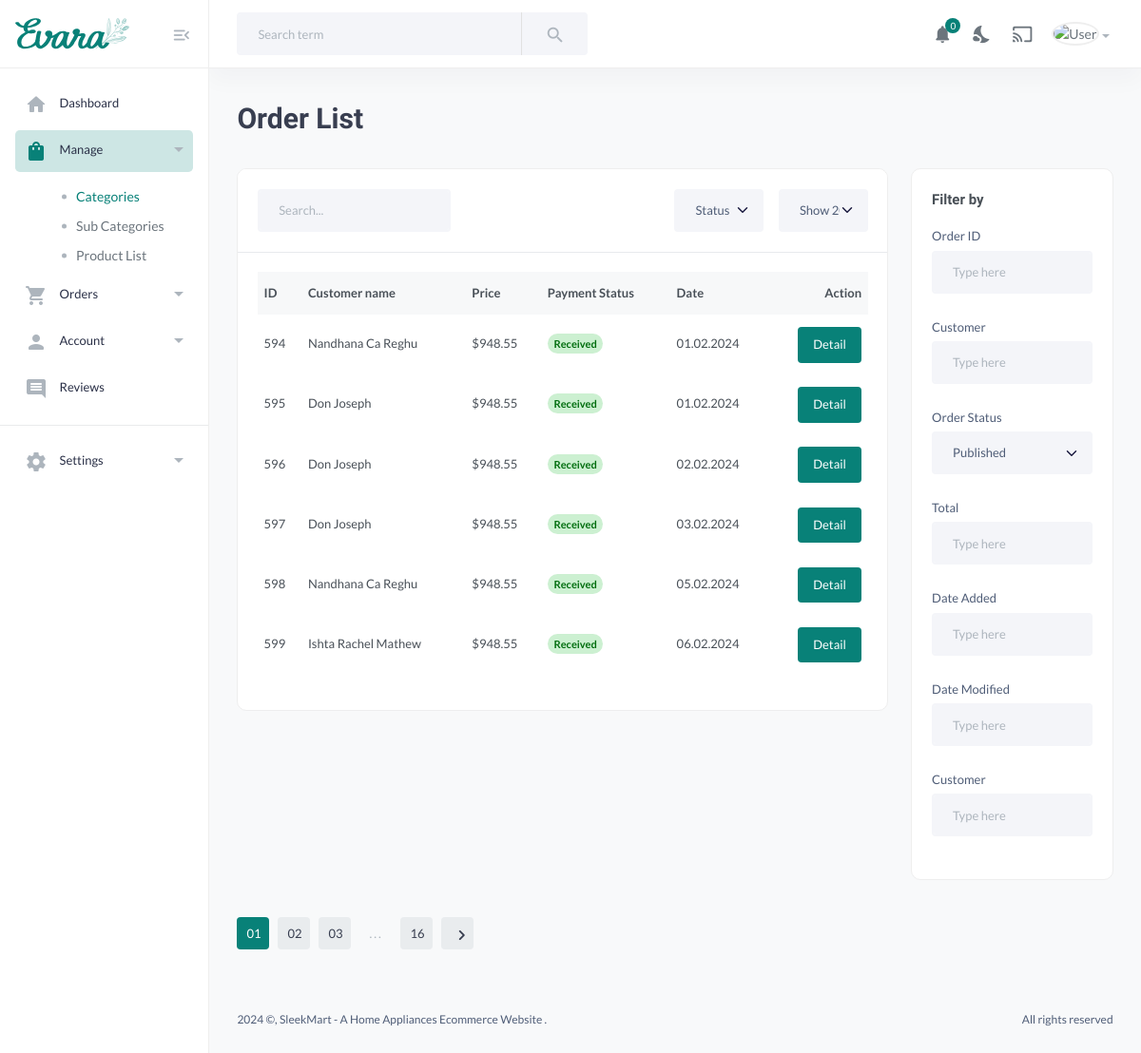
/orders/, run on an earlier commit of the app's database.
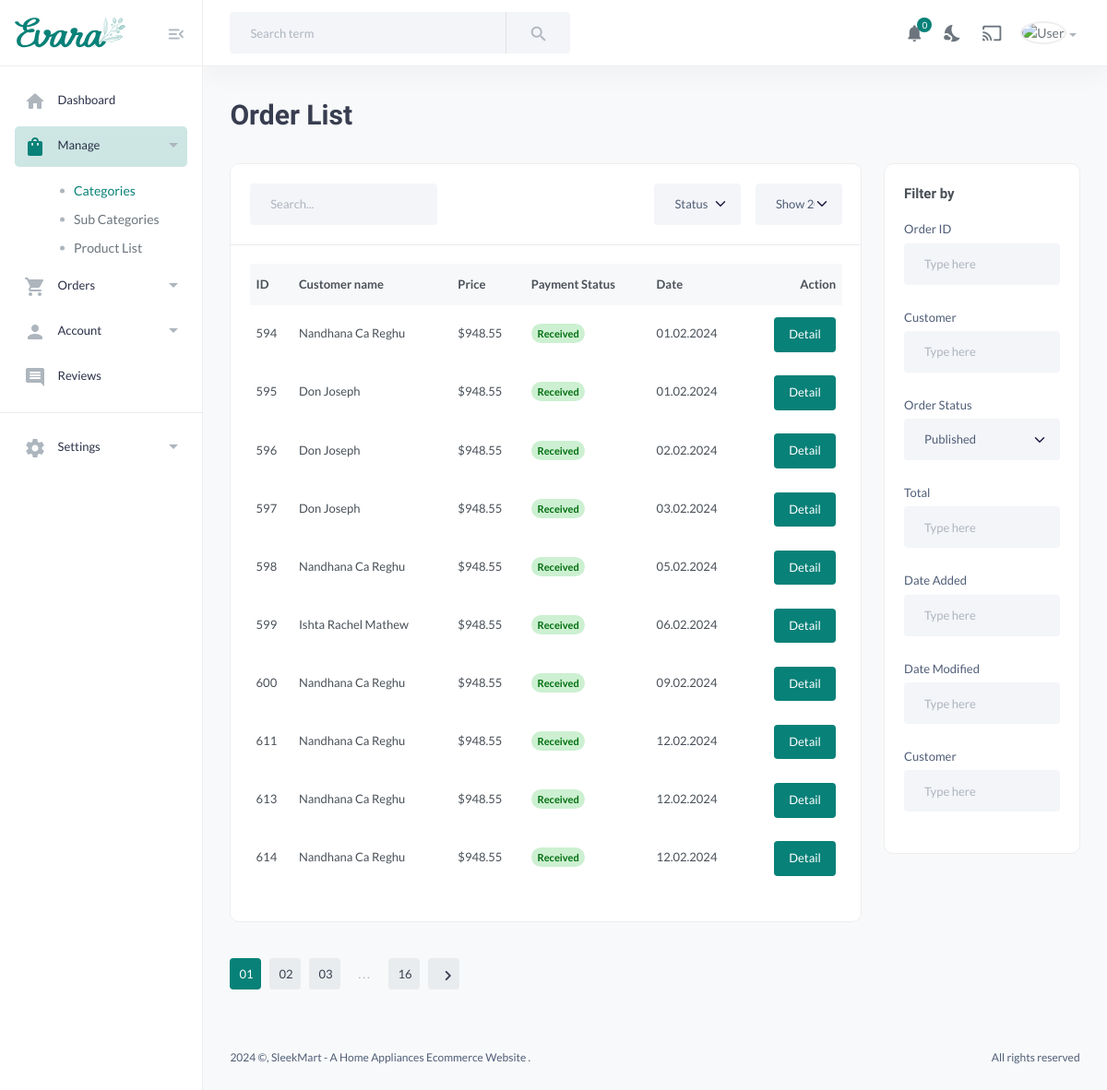
And on a later commit of the database.
### dashboard/models.py (models this page shows, shortened)
class Order(models.Model):
    class PaymentStatusChoices(models.TextChoices):
        PENDING = 'pending', 'Pending'
        SUCCESSFUL = 'successful', 'Successful'
        FAILED = 'failed', 'Failed'
    user = models.ForeignKey(CustomUser, on_delete=models.CASCADE, default=1)
    products = models.ManyToManyField(Product)
    total_price = models.DecimalField(max_digits=10, decimal_places=2, default=1)
    order_date = models.DateTimeField(auto_now_add=True)
    razorpay_order_id = models.CharField(max_length=255, default=1)
    payment_status = models.CharField(max_length=20, choices=PaymentStatusChoices.choices, default=PaymentStatusChoices.PENDING)

class CustomUser(AbstractBaseUser, PermissionsMixin):
    USER_ROLES = (
        ('customer', 'Customer'),
        ('seller', 'Seller'),
        ('admin', 'Admin'),
        ('delivery_agent', 'Delivery Agent'),
    )
    email = models.EmailField(unique=True)
    name = models.CharField(max_length=100,null=True, blank=True)
    mobile = models.CharField(max_length=15, blank=True, null=True)
    profile_pic = models.ImageField(upload_to='profile_pics/', blank=True, null=True)
    address = models.TextField(blank=True, null=True)
    is_active = models.BooleanField(default=True)
    is_staff = models.BooleanField(default=False)
    date_joined = models.DateTimeField(default=timezone.now)
    role = models.CharField(max_length=15, choices=USER_ROLES, blank=True, null=True,default='customer')
    objects = CustomUserManager()
    USERNAME_FIELD = 'email'
    REQUIRED_FIELDS = ['name']

### dashboard/views.py (the view)
# urls.py: path('orders/', views.orders, name='orders'),
def orders(request):
    successorders = Order.objects.filter(payment_status=Order.PaymentStatusChoices.SUCCESSFUL)
    context = {
        'successorders': successorders,
    }
    return render(request, 'MainUser/orders.html', context)

### templates/MainUser/orders.html (shortened to what the changed rows need)
{% load static %}
<!DOCTYPE HTML>
<html lang="en">
<head>
    <link href="{% static 'assets/css/main.css' %}" rel="stylesheet" type="text/css" />
</head>
<body>
    <main class="main-wrap">
<section class="content-main">
    <div class="content-header">
        <div>
            <h2 class="content-title card-title">Order List </h2>
        </div>
    </div>
    <div class="row">
        <div class="col-md-9">
            <div class="card mb-4">
                <div class="card-body">
                    <div class="table-responsive">
                        {% if successorders %}
                        <table class="table table-hover">
                            <thead>
                                <tr>
                                    <th>ID</th>
                                    <th>Customer name</th>
                                    <th>Price</th>
                                    <th>Payment Status</th>
                                    <th>Date</th>
                                    <th class="text-end"> Action </th>
                                </tr>
                            </thead>
                            <tbody>
                                {% for orders in successorders %}
                                <tr>
                                    <td>{{orders.id}}</td>
                                    <td><b>{{orders.user.name}}</b></td>
                                    <td>$948.55</td>
                                    <td><span class="badge rounded-pill alert-success">Received</span></td>
                                    <td>{{ orders.order_date|date:"d.m.Y" }}</td>
                                    <td class="text-end">
                                        <a href="{% url 'details_order' orders.id%}" class="btn btn-md rounded font-sm">Detail</a>
                                    </td>
                                </tr>
                                {% endfor %}
                            </tbody>
                        </table>
                        {% else %}
    <p>No successful orders available.</p>
{% endif %}
                    </div>
                </div>
            </div>
        </div>
    </div>
</section>
    </main>
</body>
</html>

What changed in the data, as far as the page shows it:
added Order: id "600", user.name "Nandhana Ca Reghu", order_date "09.02.2024"
added Order: id "611", user.name "Nandhana Ca Reghu", order_date "12.02.2024"
added Order: id "613", user.name "Nandhana Ca Reghu", order_date "12.02.2024"
added Order: id "614", user.name "Nandhana Ca Reghu", order_date "12.02.2024"
